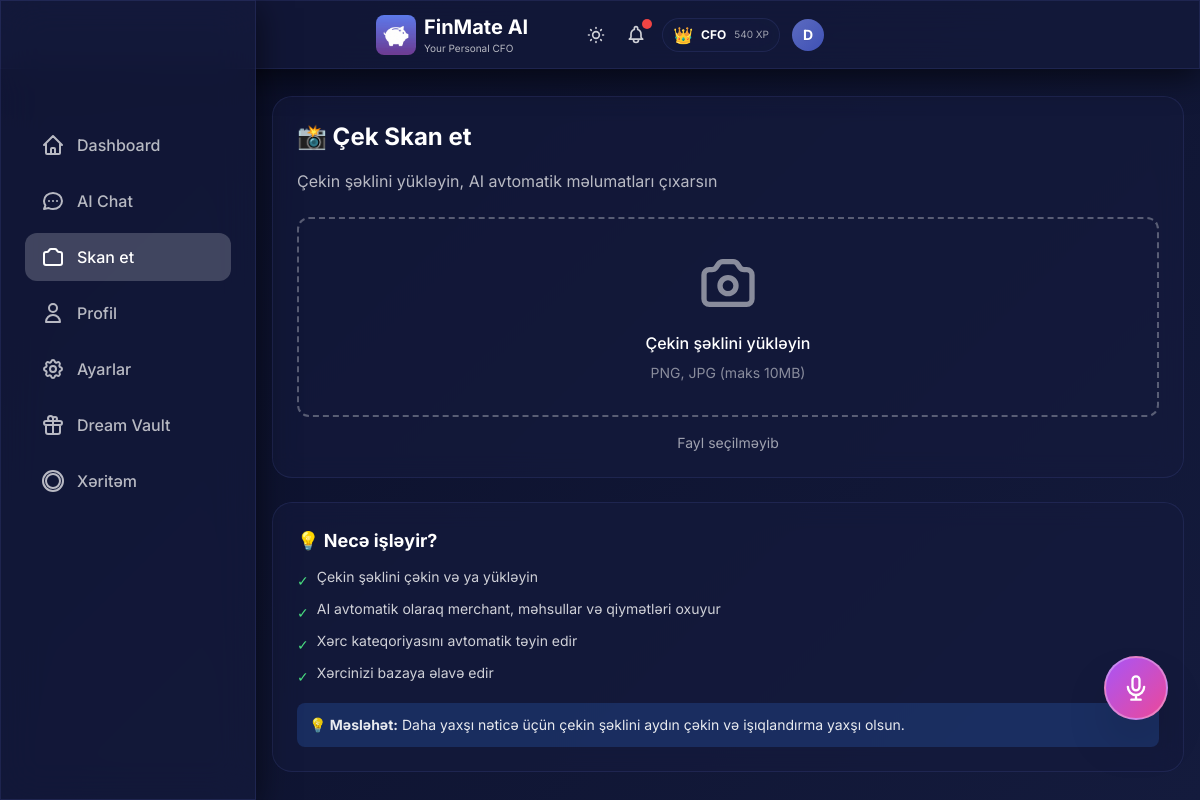
Screenshot of /scan with the database file from the repository.
### models.py (models this page shows, shortened)
class User(Base):
    __tablename__ = "users"
    id = Column(Integer, primary_key=True, index=True)
    username = Column(String, unique=True, index=True, nullable=False)
    monthly_budget = Column(Float, default=1000.0)
    xp_points = Column(Integer, default=0)
    level_title = Column(String, default="Rookie")
    preferred_language = Column(String, default="az")  # az, en, ru
    voice_enabled = Column(Boolean, default=True)
    daily_budget_limit = Column(Float, nullable=True)
    currency = Column(String, default="AZN")  # Display/Base currency
    personality_mode = Column(String, default="normal")  # normal, mom, strict
    is_premium = Column(Boolean, default=False)  # Premium subscription status
    readability_mode = Column(Boolean, default=False)  # Accessibility mode for vision-impaired users
    ai_name = Column(String, default="FinMate")  # Customizable AI name
    ai_attitude = Column(String, default="Professional")  # Strict, Funny, Sarcastic, Supportive
    ai_style = Column(String, default="Formal")  # Slang, Shakespearean, Dialect, Short
    ai_persona_mode = Column(String, default="Auto")  # Auto (behavioral profiling) or Manual
    login_streak = Column(Integer, default=0)
    last_login_date = Column(Date, nullable=True)
    created_at = Column(DateTime, default=datetime.utcnow)
    expenses = relationship("Expense", back_populates="user", cascade="all, delete-orphan")
    chat_messages = relationship("ChatMessage", back_populates="user", cascade="all, delete-orphan")
    xp_logs = relationship("XPLog", back_populates="user", cascade="all, delete-orphan")
    dreams = relationship("Dream", back_populates="user", cascade="all, delete-orphan")

### main.py (the view)
@app.get("/scan", response_class=HTMLResponse)
async def scan_page(request: Request, db: Session = Depends(get_db)):
    user = get_current_user(db)
    return templates.TemplateResponse("scan.html", {
        "request": request,
        "user": user
    })

### templates/scan.html (shortened to what this page needs)
{% extends "base.html" %}
{% block content %}
<div class="glass-card p-4 sm:p-6 mb-4 sm:mb-6 slide-up">
    <h2 class="text-xl sm:text-2xl font-bold text-white mb-3 sm:mb-4">📸 Çek Skan et</h2>
    <p class="text-white/70 mb-4 sm:mb-6 text-sm sm:text-base">Çekin şəklini yükləyin, AI avtomatik məlumatları çıxarsın</p>
    <form id="scanForm" hx-post="/api/scan-receipt" hx-target="#scanResult" hx-encoding="multipart/form-data"
        class="space-y-4">
        <div class="border-2 border-dashed border-white/30 rounded-xl p-6 sm:p-8 text-center hover:border-white/50 transition cursor-pointer"
            onclick="document.getElementById('fileInput').click()">
            <p class="text-white font-medium text-sm sm:text-base">Çekin şəklini yükləyin</p>
            <p class="text-xs sm:text-sm text-white/50 mt-2">PNG, JPG (maks 10MB)</p>
        </div>
        <p class="text-xs sm:text-sm text-white/60 text-center upload-filename">Fayl seçilməyib</p>
    </form>
</div>
<div class="glass-card p-4 sm:p-6 slide-up" style="animation-delay: 0.1s">
    <h3 class="text-base sm:text-lg font-bold text-white mb-3">💡 Necə işləyir?</h3>
    <ul class="space-y-2 text-white/80 text-xs sm:text-sm">
        <li class="flex items-start gap-2">
            <span class="text-green-400 mt-1">✓</span>
            <span>Çekin şəklini çəkin və ya yükləyin</span>
        </li>
        <li class="flex items-start gap-2">
            <span class="text-green-400 mt-1">✓</span>
            <span>AI avtomatik olaraq merchant, məhsullar və qiymətləri oxuyur</span>
        </li>
        <li class="flex items-start gap-2">
            <span class="text-green-400 mt-1">✓</span>
            <span>Xərc kateqoriyasını avtomatik təyin edir</span>
        </li>
        <li class="flex items-start gap-2">
            <span class="text-green-400 mt-1">✓</span>
            <span>Xərcinizi bazaya əlavə edir</span>
        </li>
    </ul>
    <div class="mt-3 sm:mt-4 p-2 sm:p-3 bg-blue-500/20 rounded-lg">
        <p class="text-xs sm:text-sm text-white/90">
            <strong>💡 Məsləhət:</strong> Daha yaxşı nəticə üçün çekin şəklini aydın çəkin və işıqlandırma yaxşı olsun.
        </p>
    </div>
</div>
{% endblock %}

### templates/base.html (shortened to what this page needs)
<!DOCTYPE html>
<html lang="en" data-theme="dark">
<head>
    <link href="https://cdn.jsdelivr.net/npm/daisyui@4.4.19/dist/full.min.css" rel="stylesheet" type="text/css" />
    <script src="https://cdn.tailwindcss.com"></script>
</head>
<body>
    <div class="glass fixed top-0 left-0 right-0 z-40 px-2 sm:px-4 py-2 sm:py-3">
        <div class="flex items-center justify-between max-w-md mx-auto">
            <div class="min-w-0 flex-1 flex items-center gap-2">
                <img src="/static/icons/icon-192.png" alt="FinMate AI" class="w-8 h-8 sm:w-10 sm:h-10 rounded-lg flex-shrink-0" onerror="this.style.display='none'">
                <div class="min-w-0">
                    <h1 class="text-lg sm:text-xl font-bold text-white truncate">FinMate AI</h1>
                    <p class="text-[9px] sm:text-[10px] text-white/70">Your Personal CFO</p>
                </div>
            </div>
            <div class="flex items-center gap-2 sm:gap-3 relative flex-shrink-0">
                <button id="theme-toggle" class="relative text-white/80 hover:text-white transition p-1"
                    title="Tema dəyişdir">
                </button>
                <button id="alert-bell" class="relative text-white/80 hover:text-white transition p-1">
                    <span id="alert-counter" class="absolute -top-0.5 -right-0.5 w-2.5 h-2.5 bg-red-500 rounded-full shadow-lg"></span>
                </button>
                {% if user and user.xp_points is defined %}
                <div
                    class="hidden sm:flex items-center gap-1.5 sm:gap-2 glass-card px-2 sm:px-2.5 py-0.5 sm:py-1 rounded-full">
                    <span class="text-sm sm:text-base">{% if user.level_title == 'Rookie' %}🌱{% elif user.level_title
                        == 'Saver'
                        %}💰{% elif user.level_title == 'Analyst' %}📊{% elif user.level_title == 'Manager' %}🎯{%
                        elif
                        user.level_title == 'CFO' %}👑{% else %}⭐{% endif %}</span>
                    <span class="text-[10px] sm:text-xs font-bold text-white hidden md:inline">{{ user.level_title
                        }}</span>
                    <span class="text-[9px] sm:text-[10px] text-white/60">{{ user.xp_points }} XP</span>
                </div>
                {% endif %}
                <a href="/profile" class="relative flex-shrink-0 group">
                    <div id="user-avatar"
                        class="w-7 h-7 sm:w-8 sm:h-8 rounded-full flex items-center justify-center text-white font-bold text-xs sm:text-sm transition-all duration-400 group-hover:scale-110"
                        style="background: linear-gradient(135deg, var(--accent-primary), var(--accent-secondary));">
                        {{ user.username[0].upper() if user else 'D' }}
                    </div>
                </a>
            </div>
        </div>
    </div>
    <div class="pt-24 pb-8 px-4">
        <div class="w-full lg:max-w-7xl mx-auto">
            {% block content %}{% endblock %}
        </div>
    </div>
    <div class="hidden lg:block fixed left-0 top-0 bottom-0 w-64 glass z-40 pt-24">
        <nav class="p-6 space-y-2">
            <a href="/"
                class="flex items-center gap-3 px-4 py-3 rounded-xl text-white/70 hover:text-white hover:bg-white/10 transition {% if request.url.path == '/' %}bg-white/20 !text-white{% endif %}">
                <svg class="w-6 h-6" fill="none" stroke="currentColor" viewBox="0 0 24 24">
                    <path stroke-linecap="round" stroke-linejoin="round" stroke-width="2"
                        d="M3 12l2-2m0 0l7-7 7 7M5 10v10a1 1 0 001 1h3m10-11l2 2m-2-2v10a1 1 0 01-1 1h-3m-6 0a1 1 0 001-1v-4a1 1 0 011-1h2a1 1 0 011 1v4a1 1 0 001 1m-6 0h6">
                    </path>
                </svg>
                <span class="font-medium">Dashboard</span>
            </a>
            <a href="/chat"
                class="flex items-center gap-3 px-4 py-3 rounded-xl text-white/70 hover:text-white hover:bg-white/10 transition {% if request.url.path == '/chat' %}bg-white/20 !text-white{% endif %}">
                <svg class="w-6 h-6" fill="none" stroke="currentColor" viewBox="0 0 24 24">
                    <path stroke-linecap="round" stroke-linejoin="round" stroke-width="2"
                        d="M8 12h.01M12 12h.01M16 12h.01M21 12c0 4.418-4.03 8-9 8a9.863 9.863 0 01-4.255-.949L3 20l1.395-3.72C3.512 15.042 3 13.574 3 12c0-4.418 4.03-8 9-8s9 3.582 9 8z">
                    </path>
                </svg>
                <span class="font-medium">AI Chat</span>
            </a>
            <a href="/scan"
                class="flex items-center gap-3 px-4 py-3 rounded-xl text-white/70 hover:text-white hover:bg-white/10 transition {% if request.url.path == '/scan' %}bg-white/20 !text-white{% endif %}">
                <span class="font-medium">Skan et</span>
            </a>
            <a href="/profile"
                class="flex items-center gap-3 px-4 py-3 rounded-xl text-white/70 hover:text-white hover:bg-white/10 transition {% if request.url.path == '/profile' %}bg-white/20 !text-white{% endif %}">
                <svg class="w-6 h-6" fill="none" stroke="currentColor" viewBox="0 0 24 24">
                    <path stroke-linecap="round" stroke-linejoin="round" stroke-width="2"
                        d="M16 7a4 4 0 11-8 0 4 4 0 018 0zM12 14a7 7 0 00-7 7h14a7 7 0 00-7-7z"></path>
                </svg>
                <span class="font-medium">Profil</span>
            </a>
            <a href="/settings"
                class="flex items-center gap-3 px-4 py-3 rounded-xl text-white/70 hover:text-white hover:bg-white/10 transition {% if request.url.path == '/settings' %}bg-white/20 !text-white{% endif %}">
                <span class="font-medium">Ayarlar</span>
            </a>
            <a href="/dream-vault"
                class="flex items-center gap-3 px-4 py-3 rounded-xl text-white/70 hover:text-white hover:bg-white/10 transition {% if request.url.path == '/dream-vault' %}bg-white/20 !text-white{% endif %}">
                <svg class="w-6 h-6" fill="none" stroke="currentColor" viewBox="0 0 24 24">
                    <path stroke-linecap="round" stroke-linejoin="round" stroke-width="2"
                        d="M12 8v13m0-13V6a2 2 0 112 2h-2zm0 0V5.5A2.5 2.5 0 109.5 8H12zm-7 4h14M5 12a2 2 0 110-4h14a2 2 0 110 4M5 12v7a2 2 0 002 2h10a2 2 0 002-2v-7">
                    </path>
                </svg>
                <span class="font-medium">Dream Vault</span>
            </a>
            <a href="/heatmap"
                class="flex items-center gap-3 px-4 py-3 rounded-xl text-white/70 hover:text-white hover:bg-white/10 transition {% if request.url.path == '/heatmap' %}bg-white/20 !text-white{% endif %}">
                <svg class="w-6 h-6" fill="none" stroke="currentColor" viewBox="0 0 24 24">
                    <path stroke-linecap="round" stroke-linejoin="round" stroke-width="2"
                        d="M2 12a10 10 0 1020 0 10 10 0 00-20 0zm10-7a7 7 0 00-7 7c0 3.866 3.134 7 7 7a7 7 0 007-7c0-3.866-3.134-7-7-7z">
                    </path>
                </svg>
                <span class="font-medium">Xəritəm</span>
            </a>
        </nav>
    </div>
    {% if user and user.voice_enabled %}
    {% if request.url.path == '/scan' or request.url.path == '/chat' %}
    <button onclick="openVoiceModal()"
        class="fixed {% if request.url.path == '/scan' %}bottom-24{% else %}bottom-32{% endif %} right-4 sm:right-6 w-14 h-14 sm:w-16 sm:h-16 glass bg-gradient-to-br from-purple-500 to-pink-500 backdrop-blur-xl border-2 border-white/30 rounded-full shadow-2xl flex items-center justify-center text-white hover:scale-110 active:scale-95 transition-all z-40 md:{% if request.url.path == '/scan' %}bottom-20{% else %}bottom-24{% endif %} md:right-8 mb-16 md:mb-0 group">
    </button>
    {% endif %}
    {% endif %}
</body>
</html>
</html>

### templates/base.html (style rules this page uses)
:root { --bg-primary: #0a0e27; --bg-secondary: #141b3d; --glass-bg: rgba(20, 27, 61, 0.7); --glass-border: rgba(100, 116, 207, 0.15); --glass-shadow: rgba(0, 0, 0, 0.6); --text-primary: #e8eaf6; --text-secondary: rgba(232, 234, 246, 0.75); --nav-border: rgba(100, 116, 207, 0.2); --skeleton-bg: rgba(100, 116, 207, 0.08); --accent-primary: #5c6bc0; --accent-secondary: #3f51b5; }
* { font-family: 'Inter', sans-serif; }
body:not(.no-transition), body:not(.no-transition) .glass, body:not(.no-transition) .glass-card, body:not(.no-transition) .bottom-nav { transition: background 0.6s cubic-bezier(0.4, 0, 0.2, 1), color 0.6s cubic-bezier(0.4, 0, 0.2, 1), border-color 0.6s cubic-bezier(0.4, 0, 0.2, 1), box-shadow 0.6s cubic-bezier(0.4, 0, 0.2, 1); }
body { transition: background 0.8s ease-in-out; }
body { background: linear-gradient(135deg, var(--bg-primary) 0%, var(--bg-secondary) 100%); min-height: 100vh; padding-bottom: 80px; color: var(--text-primary); }
@media (min-width: 1024px) { body { padding-left: 256px; padding-bottom: 0; } }
.glass { background: var(--glass-bg); backdrop-filter: blur(20px); -webkit-backdrop-filter: blur(20px); border: 1px solid var(--glass-border); box-shadow: 0 8px 32px 0 var(--glass-shadow); }
.glass-card { background: var(--glass-bg); backdrop-filter: blur(12px); -webkit-backdrop-filter: blur(12px); border-radius: 20px; border: 1px solid var(--glass-border); }
.slide-up { animation: slideUp 0.4s ease-out forwards; }

### rows the page displays
User: level_title "CFO", xp_points "540", username "D"
